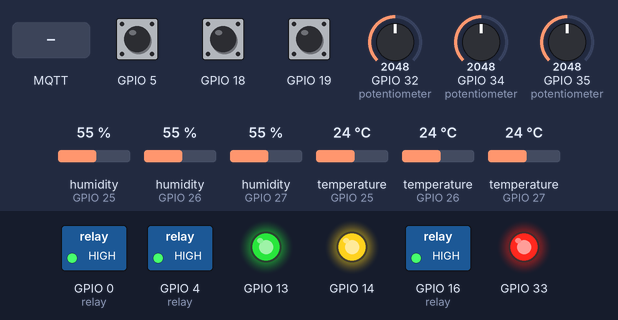
Bench run of a sketch on a simulated ESP32. Shown: switched loads named in the sketch (green lamp = pin HIGH), output pins drawn as LEDs (lit = HIGH). Inputs (shaded band) come from the test bench; at power-on: GPIO 32 (potentiometer) = 2048, GPIO 34 (potentiometer) = 2048, GPIO 35 (potentiometer) = 2048, GPIO 5 HIGH, GPIO 18 HIGH, GPIO 19 HIGH, humidity (sensors on GPIO 25, GPIO 26, GPIO 27) 55 %, temperature (sensors on GPIO 25, GPIO 26, GPIO 27) 24 °C. WiFi joins after 1.5 s; servers stay silent unless stated; no MQTT or app messages arrive unless stated; what the sketch prints to the serial monitor is not drawn.

Above: at 2.7 s.
2.8 s: GPIO 32 (potentiometer) set to 886
6.5 s: GPIO 32 (potentiometer) set to 776
At 7.2 s:
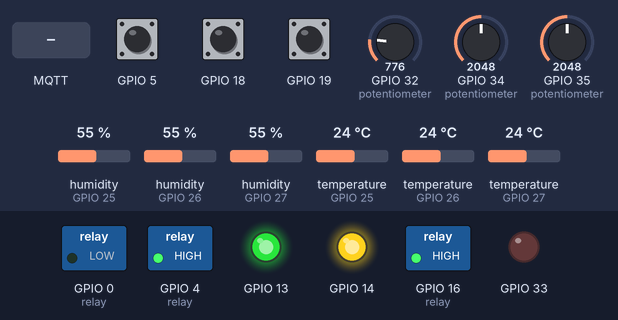
8.0 s: GPIO 34 (potentiometer) set to 848
11.5 s: GPIO 34 (potentiometer) set to 773
At 12.2 s:
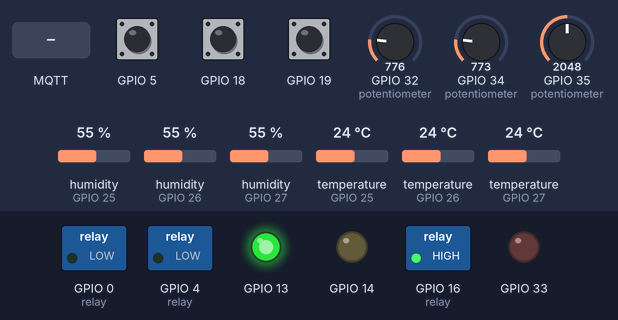
13.0 s: MQTT message "ON" arrives on the first subscribed topic
At 13.4 s:
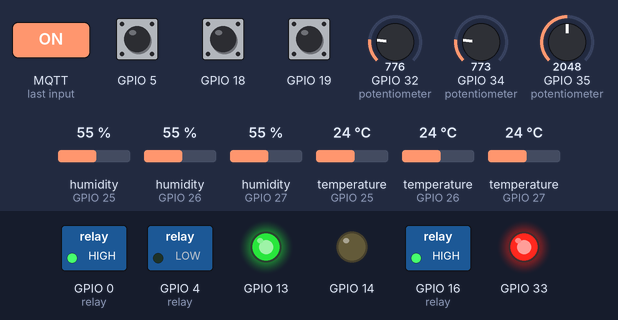
14.5 s: GPIO 35 (potentiometer) set to 870
16.0 s: GPIO 35 (potentiometer) set to 754
At 16.8 s:
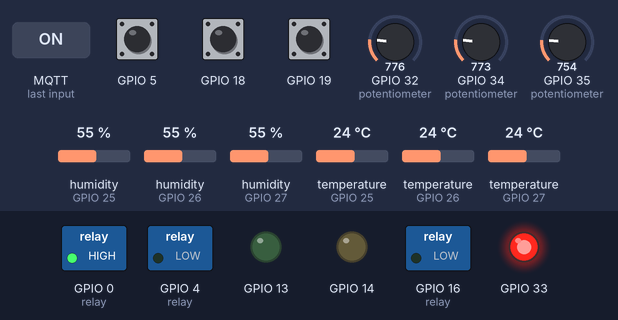
Timing chart, 0 to 18.5 s (numbered marks = the images above; inputs shaded):
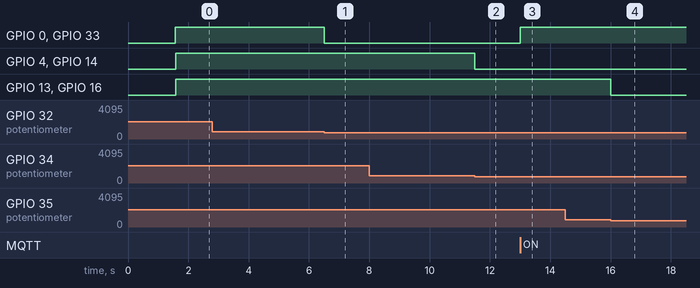

Measured:
- the behaviour switches between 819 and 818 on GPIO 32 (potentiometer) (found by bisection; images 0 and 1)
- the behaviour switches between 819 and 818 on GPIO 34 (potentiometer) (found by bisection; images 1 and 2)
- the behaviour switches between 819 and 818 on GPIO 35 (potentiometer) (found by bisection; images 3 and 4)
- after the input at 2.8 s, every drawn part: stays the same
- after the input at 6.5 s, GPIO 0 (relay), GPIO 33: HIGH → LOW at once
- after the input at 8.0 s, every drawn part: stays the same
- after the input at 11.5 s, GPIO 4 (relay), GPIO 14: HIGH → LOW at once
- after the input at 13.0 s, GPIO 0 (relay), GPIO 33: LOW → HIGH at once
- after the input at 14.5 s, every drawn part: stays the same
- after the input at 16.0 s, GPIO 13, GPIO 16 (relay): HIGH → LOW at once

The sketch:

sketch.ino
```cpp
#include <Arduino.h>
#include <WiFi.h>
#include <PubSubClient.h>
#include "DHT.h"

// =============================
// CONFIG WIFI & MQTT
// =============================
const char* ssid = "Wokwi-GUEST";
const char* password = "";
const char* mqtt_server = "test.mosquitto.org";

WiFiClient espClient;
PubSubClient client(espClient);

// =============================
// CONFIG GENERAL
// =============================
#define NUM_TERRENOS 3

struct Terreno {
    // Pines
    int dhtPin;
    int soilPin;
    int relayPin;
    int ledPin;
    int buttonPin;

    // Sensores
    DHT* dht;

    // Estado
    bool controlManual;
    bool bombaEncendida;
    float soilHumidity;
    float temp;
    float humAmb;
    long tiempoInicioRiego;

    // Variables de volumen
    float volumenObjetivo_L;
    float caudalTotal_Lps;
    float volumenAcumulado;
    unsigned long tiempoAnteriorVol;

    // Botón
    unsigned long ultimoTiempoBoton;
    int ultimoEstadoBoton;
    // Flags de eventos
    bool alertaTemp;
    bool accionManual;
    bool accionAutoEncendido;
    bool accionAutoApagado;
    bool seguridadTiempo;
    bool seguridadVolumen;
};

// =============================
// CONFIG DE LOS TERRENOS
// =============================
Terreno terrenos[NUM_TERRENOS] = {
    {25, 32, 0, 33, 5,  nullptr, false, false, 70.0, 18.0, 50.0, 0, 2667.0, 20.0/60.0, 0.0, 0, 0, HIGH},
    {26, 34, 4, 14, 18, nullptr, false, false, 70.0, 18.0, 50.0, 0, 2667.0, 20.0/60.0, 0.0, 0, 0, HIGH},
    {27, 35, 16, 13, 19, nullptr, false, false, 70.0, 18.0, 50.0, 0, 2667.0, 20.0/60.0, 0.0, 0, 0, HIGH}
};

// =============================
// UMBRALES Y SEGURIDAD
// =============================
const float HUM_ON = 60.0;
const float HUM_OFF = 80.0;
const unsigned long MAX_RIEGO_MS = 1800000;
const unsigned long REBOTE = 300;
const unsigned long INTERVALO_VOL = 1000;

// =============================
// FUNCIONES DE WIFI
// =============================
void setupWifi() {
  delay(10);
  Serial.println();
  Serial.print("Conectando a ");
  Serial.println(ssid);

  WiFi.begin(ssid, password);

  while (WiFi.status() != WL_CONNECTED) {
    delay(500);
    Serial.print(".");
  }

  Serial.println("\n✅ WiFi conectado");
  Serial.print("IP: ");
  Serial.println(WiFi.localIP());
}

// =============================
// FUNCIONES DE MQTT
// =============================

void callback(char* topic, byte* message, unsigned int length) {
  String msg;
  for (unsigned int i = 0; i < length; i++) {
    msg += (char)message[i];
  }

  Serial.print("[MQTT] Mensaje en ");
  Serial.print(topic);
  Serial.print(": ");
  Serial.println(msg);

  for (int i = 0; i < NUM_TERRENOS; i++) {
    String controlTopic = "riego/control/" + String(i+1);
    if (String(topic) == controlTopic) {
      if (msg == "ON") {
        terrenos[i].controlManual = true;
        terrenos[i].bombaEncendida = true;
        terrenos[i].tiempoInicioRiego = millis();
        Serial.printf("[MQTT] Terreno %d - Bomba encendida remotamente\n", i+1);
      } else if (msg == "OFF") {
        terrenos[i].controlManual = false;
        terrenos[i].bombaEncendida = false;
        Serial.printf("[MQTT] Terreno %d - Bomba apagada remotamente\n", i+1);
      }
    }
  }
}

void reconnect() {
  while (!client.connected()) {
    Serial.print("[MQTT] Intentando conexión...");
    if (client.connect("ESP32RiegoClient")) {
      Serial.println("Conectado ✅");

      // Suscripción para cada terreno
      for (int i = 0; i < NUM_TERRENOS; i++) {
        String topic = "riego/control/" + String(i+1);
        client.subscribe(topic.c_str());
        Serial.print("[MQTT] Suscrito a ");
        Serial.println(topic);
      }

    } else {
      Serial.print("Error, rc=");
      Serial.print(client.state());
      Serial.println(" Reintentando en 5s...");
      delay(5000);
    }
  }
}

// =============================
// FUNCIONES DE ESTADO
// =============================

void publishEstado() {
  for (int i = 0; i < NUM_TERRENOS; i++) {
    String payload = "{";
    payload += "\"temp\":" + String(terrenos[i].temp) + ",";
    payload += "\"humAmb\":" + String(terrenos[i].humAmb) + ",";
    payload += "\"humSuelo\":" + String(terrenos[i].soilHumidity) + ",";
    payload += "\"volumen\":" + String(terrenos[i].volumenAcumulado) + ",";
    payload += "\"bomba\":\"" + String(terrenos[i].bombaEncendida ? "ON" : "OFF") + "\"";
    payload += "}";

    String topic = "riego/estado/" + String(i+1);
    client.publish(topic.c_str(), payload.c_str(), true);

    Serial.printf("[MQTT] Estado publicado (%s): %s\n", topic.c_str(), payload.c_str());
  }
}

void logEstado() {
  unsigned long timestamp = millis() / 1000;
  for (int i = 0; i < NUM_TERRENOS; i++) {
    Terreno &t = terrenos[i];
    Serial.printf("[LOG][%lus] Terreno %d | Temp=%.1f°C | HumAmb=%.1f%% | HumSuelo=%.1f%% | Volumen=%.2f L | Bomba=%s\n",
                  timestamp, i+1,
                  t.temp,
                  t.humAmb,
                  t.soilHumidity,
                  t.volumenAcumulado,
                  t.bombaEncendida ? "ON" : "OFF");

    // Mostrar alertas/acciones específicas
    if (t.alertaTemp) Serial.printf("   ⚠️ Terreno %d: Temp fuera de rango (%.1f°C)\n", i+1, t.temp);
    if (t.accionManual) Serial.printf("   🎛️ Terreno %d: Cambio manual (estado=%s)\n", i+1, t.bombaEncendida ? "ON" : "OFF");
    if (t.accionAutoEncendido) Serial.printf("   🤖 Terreno %d: Bomba encendida por humedad baja (%.1f%%)\n", i+1, t.soilHumidity);
    if (t.accionAutoApagado) Serial.printf("   🤖 Terreno %d: Bomba apagada por humedad alta (%.1f%%)\n", i+1, t.soilHumidity);
    if (t.seguridadTiempo) Serial.printf("   🛑 Terreno %d: Riego detenido por tiempo máximo\n", i+1);
    if (t.seguridadVolumen) Serial.printf("   🛑 Terreno %d: Riego detenido por volumen alcanzado\n", i+1);
  }
}

// =============================
// FUNCIONES DE TERRENOS
// =============================

void inicializarTerreno(Terreno &t) {
    pinMode(t.relayPin, OUTPUT);
    pinMode(t.ledPin, OUTPUT);
    pinMode(t.buttonPin, INPUT_PULLUP);
    t.dht = new DHT(t.dhtPin, DHT22);
    t.dht->begin();
}

bool leerBoton(Terreno &t) {
    int estado = digitalRead(t.buttonPin);
    unsigned long ahora = millis();
    if (estado == LOW && t.ultimoEstadoBoton == HIGH && (ahora - t.ultimoTiempoBoton) > REBOTE) {
        t.ultimoTiempoBoton = ahora;
        t.ultimoEstadoBoton = estado;
        return true;
    }
    t.ultimoEstadoBoton = estado;
    return false;
}

void actualizarTerreno(Terreno &t) {
    // Resetear flags en cada ciclo
    t.alertaTemp = false;
    t.accionManual = false;
    t.accionAutoEncendido = false;
    t.accionAutoApagado = false;
    t.seguridadTiempo = false;
    t.seguridadVolumen = false;

    // Lectura sensores
    t.temp = t.dht->readTemperature();
    t.humAmb = t.dht->readHumidity();
    int rawValue = analogRead(t.soilPin);
    t.soilHumidity = map(rawValue, 0, 4095, 100, 0);

    // Alerta temperatura
    if (t.temp < 10.0 || t.temp > 30.0) {
        t.alertaTemp = true;
    }

    // Botón manual
    if (leerBoton(t)) {
        t.controlManual = !t.controlManual;
        t.accionManual = true;
    }

    // Control manual
    if (t.controlManual) {
        if (!t.bombaEncendida) {
            t.bombaEncendida = true;
            t.tiempoInicioRiego = millis();
            t.accionManual = true;
        }
    } else {
        // Automático
        if (t.soilHumidity < HUM_ON && !t.bombaEncendida) {
            t.bombaEncendida = true;
            t.tiempoInicioRiego = millis();
            t.accionAutoEncendido = true;
        } else if (t.soilHumidity > HUM_OFF && t.bombaEncendida) {
            t.bombaEncendida = false;
            t.accionAutoApagado = true;
        }
    }

    // Seguridad: tiempo máximo
    if (t.bombaEncendida && (millis() - t.tiempoInicioRiego > MAX_RIEGO_MS)) {
        t.bombaEncendida = false;
        t.seguridadTiempo = true;
    }

    // Pines
    digitalWrite(t.relayPin, t.bombaEncendida ? HIGH : LOW);
    digitalWrite(t.ledPin, t.bombaEncendida ? HIGH : LOW);

    // Volumen
    if (t.bombaEncendida) {
        unsigned long ahora = millis();
        if (ahora - t.tiempoAnteriorVol >= INTERVALO_VOL) {
            t.tiempoAnteriorVol = ahora;
            t.volumenAcumulado += t.caudalTotal_Lps;
            if (t.volumenAcumulado >= t.volumenObjetivo_L) {
                t.bombaEncendida = false;
                t.seguridadVolumen = true;
            }
        }
    }
}


// =============================
// SETUP & LOOP
// =============================
void setup() {
    Serial.begin(115200);

    setupWifi();
    client.setServer(mqtt_server, 1883);
    client.setCallback(callback);

    for (int i = 0; i < NUM_TERRENOS; i++) {
        inicializarTerreno(terrenos[i]);
    }
}

void loop() {
    if (!client.connected()) {
        reconnect();
    }
    client.loop();

    for (int i = 0; i < NUM_TERRENOS; i++) {
        actualizarTerreno(terrenos[i]);
    }

    static unsigned long lastPublish = 0;
    if (millis() - lastPublish > 5000) { // cada 5s
        lastPublish = millis();
        publishEstado();
        logEstado();
    }
}
```
